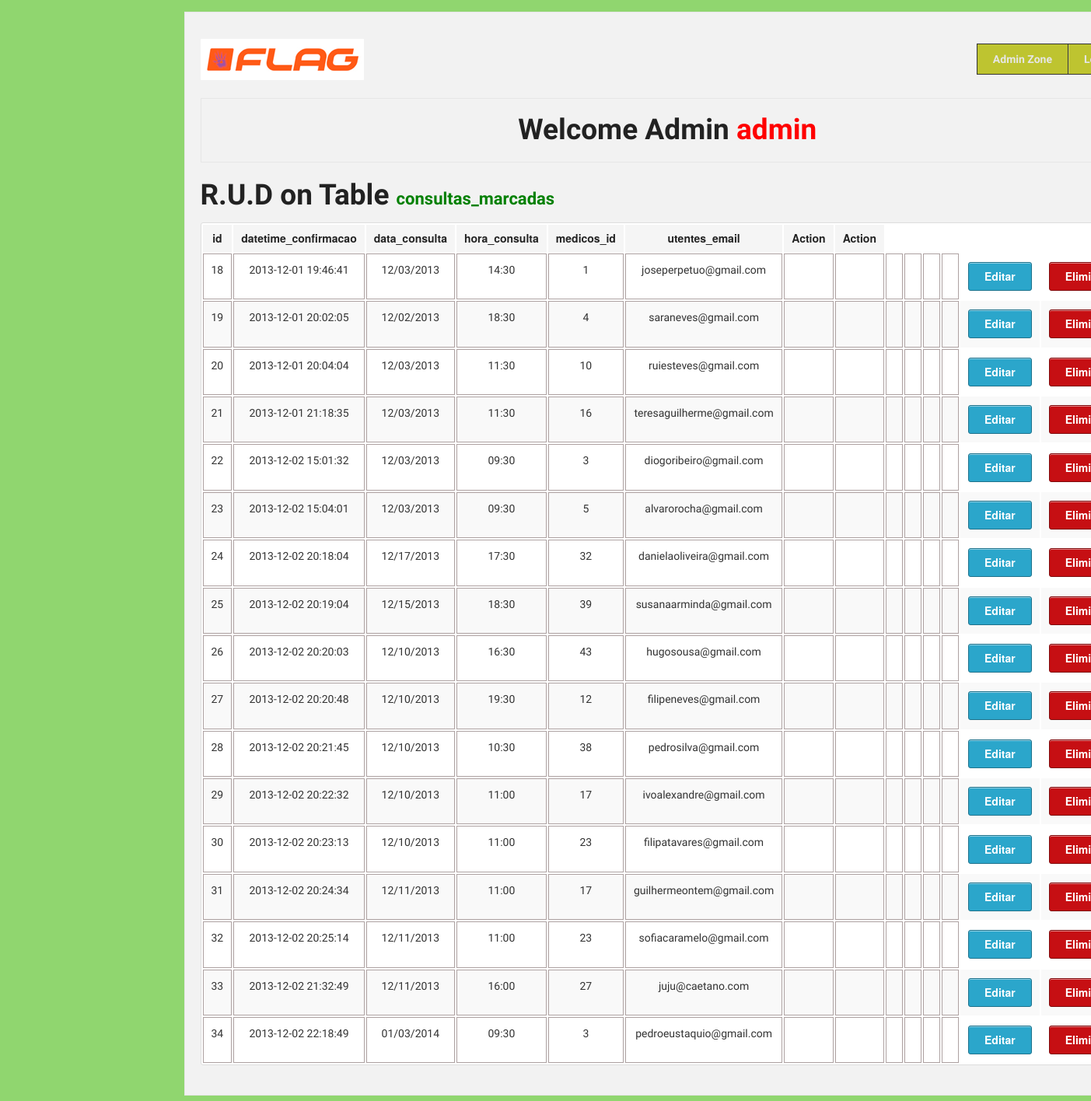
Page /Project_Clinica/admin/rud.php?t=consultas_marcadas (signed in) on the earlier database version.
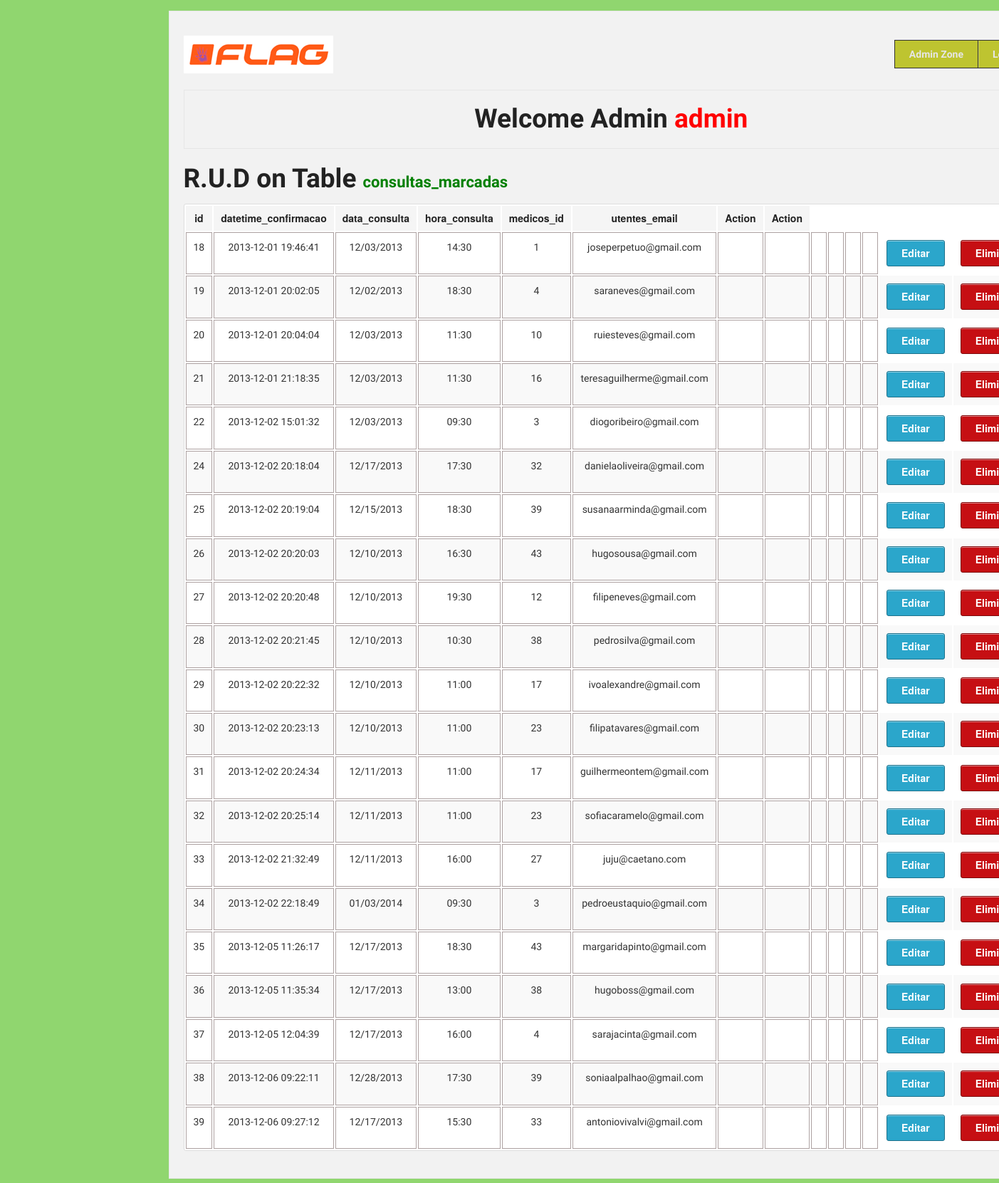
Same page on the later database version.
### tables this page shows
CREATE TABLE `consultas_marcadas` (
  `id` int(11) unsigned NOT NULL AUTO_INCREMENT,
  `datetime_confirmacao` datetime NOT NULL,
  `data_consulta` varchar(10) NOT NULL,
  `hora_consulta` varchar(10) NOT NULL,
  `medicos_id` int(10) unsigned NOT NULL,
  `utentes_email` varchar(255) NOT NULL,
  PRIMARY KEY (`id`),
  KEY `fk_consultas_com_marcacao_confirmada_a_realizar_medicos1_idx` (`medicos_id`),
  KEY `fk_consultas_com_marcacao_confirmada_a_realizar_utentes1_idx` (`utentes_email`),
  CONSTRAINT `fk_consultas_com_marcacao_confirmada_a_realizar_medicos1` FOREIGN KEY (`medicos_id`) REFERENCES `medicos` (`id`) ON DELETE CASCADE ON UPDATE CASCADE,
  CONSTRAINT `fk_consultas_com_marcacao_confirmada_a_realizar_utentes1` FOREIGN KEY (`utentes_email`) REFERENCES `utentes` (`email`) ON DELETE CASCADE ON UPDATE CASCADE
);

### Project_Clinica/admin/rud.php (the view, shortened to what this page needs)
<?php require '../MODEL/databaseConnection.php'; ?>
<!DOCTYPE html>
 <html class="no-js" lang="en">
<head>
  <link rel="stylesheet" href="../stylesheets/foundation.css">
  <link rel="stylesheet" href="../stylesheets/app.css">
</head>
<body>
  <div class="row">
    <div style="width:auto;" class="twelve columns">
      <div class="panel">
      <div class="row">
        <div class="three columns">
          <h1><a href="index.php"><img src="../images/banners_logos/logo.png" /></a></h1>
        </div>
        <div style="text-align: center;" class="nine columns">
          <ul class="nav-bar right">
           <li style="background-color: rgb(190, 196, 48);"><a style="font-weight: bold;" href="index.php">Admin Zone</a></li>
            <li style="background-color: rgb(190, 196, 48);"><a style="font-weight: bold;" href="logout.php">Logout</a></li>
          </ul>
        </div>
       </div>
       <div class="row">
        <div class="twelve columns">
          <div class="panel">
            <h2 style="text-align: center;">Welcome Admin <span style="color:red;"><?php echo $_SESSION['username']; ?></span></h2>
          </div>
            <h2 style="text-align: left;">R.U.D on Table <span style="font-size: 22px; color:green;"><?php echo $_GET['t']; ?></span></span></h2>
        </div>
      </div>
      <div class="row">
        <div style="text-align: center;" class="twelve columns">
                      <table class="twelve">
                                  <thead>
                                    <tr>
                <?php $sql = "describe " . $_GET['t'] ; ?>
                        <?php if ($result_set = $connection->query($sql)): ?>
                                <?php foreach ($result_set as $coluna): ?>
                                      <th style="text-align: center;"><?php echo $coluna[0]; ?></th>
                               <?php endforeach ?>
                       <?php endif ?>
                                    <th style="text-align: center;">Action</th>
                                    <th style="text-align: center;">Action</th>
                                    </tr>
                                  </thead>
                                          <tbody>
                      <?php
                          $count_fields = "SELECT COUNT(*)
                                            FROM INFORMATION_SCHEMA.COLUMNS
                                            WHERE TABLE_NAME = '" . $_GET['t']. "'";
                           $numero_de_campos = $connection->query($count_fields)->fetch();
                          $sql = 'SELECT * FROM ' . $_GET['t'];
                      ?>
                                    <?php if ($result_set = $connection->query($sql)): ?>
                                           <?php foreach ($result_set as $coluna): ?>
                                                  <tr>
                                                     <?php for ($celula=0; $celula < $numero_de_campos[0] ; $celula++): ?>
                                                            <td style="text-align: center; vertical-align: middle; border:1px solid #ADA1A1;"><p style="font-size:14px;"><?php echo $coluna[$celula]; ?></p></td>
                                                      <?php endfor; ?>
                                                    <td style="text-align: center; vertical-align: middle;">
                                                        <a class=" radius button" href="update.php?t=<?php echo $_GET['t']; ?>&pk=<?php echo $coluna[0]; ?>">Editar</a>
                                                     </td>
                                                      <td style="text-align: center; vertical-align: middle;">
                                                        <a class="alert radius button" href="delete.php?t=<?php echo $_GET['t']; ?>&pk=<?php echo $coluna[0]; ?>">Eliminar</a>
                                                      </td>
                                                  </tr>
                                           <?php endforeach ?>
                                    <?php endif ?>
                                          </tbody>
                          </table>
          </div>
        </div>
      </div>
    </div>
</div>
</body>
</html>

### Project_Clinica/stylesheets/app.css (style rules this page uses)
body { background: #90D66F; margin-top: 15px; }
p,h1,h2,h3,h4,h5,h6,li { font-family: 'Strait', sans-serif; }
p { font-size: 20px; }

Differences in the rows shown:
removed consultas_marcadas: id "23", datetime_confirmacao "2013-12-02 15:04:01", data_consulta "12/03/2013", hora_consulta "09:30", medicos "5", utentes_email "alvarorocha@gmail.com"
added consultas_marcadas: id "35", datetime_confirmacao "2013-12-05 11:26:17", data_consulta "12/17/2013", hora_consulta "18:30", medicos "43", utentes_email "margaridapinto@gmail.com"
added consultas_marcadas: id "36", datetime_confirmacao "2013-12-05 11:35:34", data_consulta "12/17/2013", hora_consulta "13:00", medicos "38", utentes_email "hugoboss@gmail.com"
added consultas_marcadas: id "37", datetime_confirmacao "2013-12-05 12:04:39", data_consulta "12/17/2013", hora_consulta "16:00", medicos "4", utentes_email "sarajacinta@gmail.com"
added consultas_marcadas: id "38", datetime_confirmacao "2013-12-06 09:22:11", data_consulta "12/28/2013", hora_consulta "17:30", medicos "39", utentes_email "soniaalpalhao@gmail.com"
added consultas_marcadas: id "39", datetime_confirmacao "2013-12-06 09:27:12", data_consulta "12/17/2013", hora_consulta "15:30", medicos "33", utentes_email "antoniovivalvi@gmail.com"
